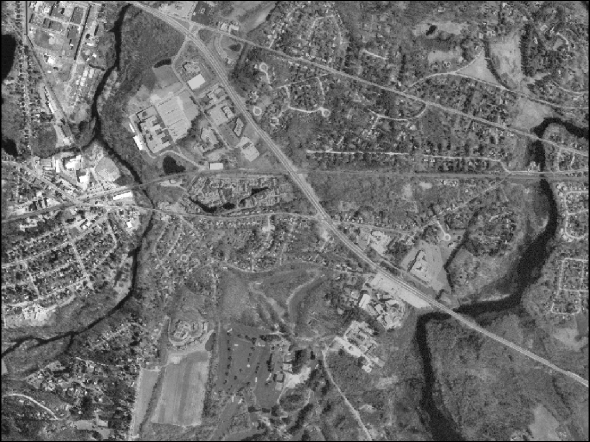
%> input picture Ustinov/3/ConcordOrthoPhoto.png, 1180 x 884 px (shown at 1/2 size)
$ octave part1_direct.m   (GNU Octave 9; MATLAB toolbox functions it lacks are replaced by stand-ins)
%> lines starting %> are read from the running program, lines starting %| are printed output that depends on the picture; long printed decimals are rounded
### Chen_bo_模式识别/Lab4/FindCorr.m
function R=FindCorr(A,B)
if ndims(A)==3, A=rgb2gray(A); end
if ndims(B)==3, B=rgb2gray(B); end
[h,w]=size(A);

Sa=fft2(double(A));
Sb=fft2(double(B),h,w);
Sr=Sa.*conj(Sb);
R=real(ifft2(Sr));
end

### Chen_bo_模式识别/Lab4/part1_direct.m
clear; close all;
A=imread('ConcordOrthoPhoto.png');
%> A is the input picture: size 884x1180x3 uint8; mean R, G, B 109.9, 109.9, 109.9
B=imread('WestConcordOrthoPhoto.png');
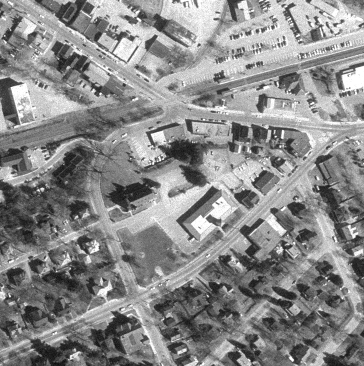
%> input picture Ahmad/Lab4/westconcordorthophoto.png, 364 x 366 px
%> B is the input picture: size 366x364 uint8; min 13, max 255, mean 137.8
if ndims(A)==3, A=rgb2gray(A); end
if ndims(B)==3, B=rgb2gray(B); end
[h,w]=size(A); [h1,w1]=size(B);
%> after `[h,w]=size(A)`: h = 884; w = 1180
%> after `[h1,w1]=size(B)`: h1 = 366; w1 = 364
assert(h1<=h && w1<=w,'Frame must fit inside the map.');
fprintf('Map: %d x %d; frame: %d x %d\n',h,w,h1,w1);
%| Map: 884 x 1180; frame: 366 x 364
figure; imshow(A); title('Map');
figure; imshow(B); title('Frame');
A=double(A); B=double(B);
% Measure 10 positions using the direct formula; estimate the full time.
% Set fullRun=true only if a complete direct calculation is required.
fullRun=false;
nx=w-w1+1; ny=h-h1+1;
%> after `nx=w-w1+1`: nx = 817
%> after `ny=h-h1+1`: ny = 519
if fullRun, ntest=nx*ny; else, ntest=min(10,nx*ny); end
%> after `ntest=min(10,nx*ny)`: ntest = 10
Rsample=zeros(ntest,1);
tic;
for k=1:ntest
    [y,x]=ind2sub([ny,nx],k);
    s=0;
    for dx=1:w1
        for dy=1:h1
            s=s+A(y+dy-1,x+dx-1)*B(dy,dx);
        end
    end
    Rsample(k)=s;
    fprintf('Position %d / %d; x=%d, y=%d\n',k,ntest,x,y);
end
%> after the loop, Rsample = [2206718530; 2215447227; 2224099471; 2224276180; 2224566737; 2224970782; 2225230509; 2225422192; 2225416613; 2225441042]
Tsample=toc;
Testimated=Tsample/ntest*(nx*ny);
%> Testimated = 178824.7
tic; Rfft=FindCorr(A,B); Tfft=toc;
%> in FindCorr, `R=real(ifft2(Sr));`:
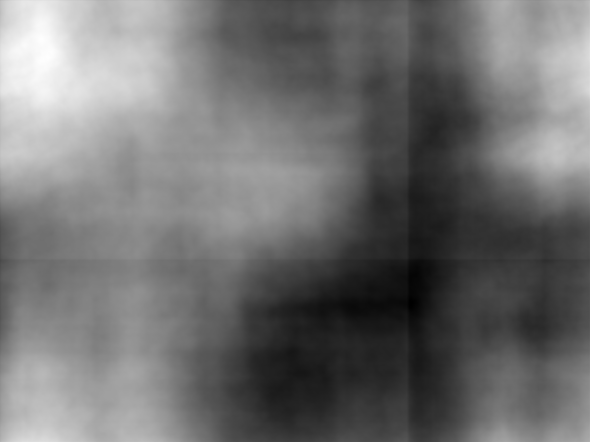
%> R: size 884x1180 double (shown at 1/2 size); min 1.73e+09, max 2.39e+09, mean 2.02e+09; drawn with min black and max white
% Compare using columns, independent of vector orientation.
reference=Rfft(1:ntest); reference=reference(:);
%> after `reference=Rfft(1:ntest)`: reference = [2.21e+09 2.22e+09 2.22e+09 2.22e+09 2.22e+09 2.22e+09 2225230509 2.23e+09 2.23e+09 2.23e+09]
%> after `reference=reference(:)`: reference = [2.21e+09; 2.22e+09; 2.22e+09; 2.22e+09; 2.22e+09; 2.22e+09; 2225230509; 2.23e+09; 2.23e+09; 2.23e+09]
maxDifference=max(abs(Rsample-reference));
%> maxDifference = 9.54e-07
fprintf('Measured: %.6f s for %d positions\n',Tsample,ntest);
%| Measured: 4.217 s for 10 positions
fprintf('Estimated full direct time: %.2f s (%.2f h)\n',Testimated,Testimated/3600);
%| Estimated full direct time: 178824.66 s (49.67 h)
fprintf('FFT: %.6f s; estimated speedup: %.2f\n',Tfft,Testimated/Tfft);
%| FFT: 0.1751 s; estimated speedup: 1021230.79
fprintf('Direct/FFT sample maximum difference: %.6g\n',maxDifference);
%| Direct/FFT sample maximum difference: 9.53674e-07
save('part1_times.mat','Tsample','ntest','Testimated','Tfft','maxDifference','fullRun');
if fullRun
    R=reshape(Rsample,ny,nx); figure; imshow(-R,[]); title('Direct correlation');
end
